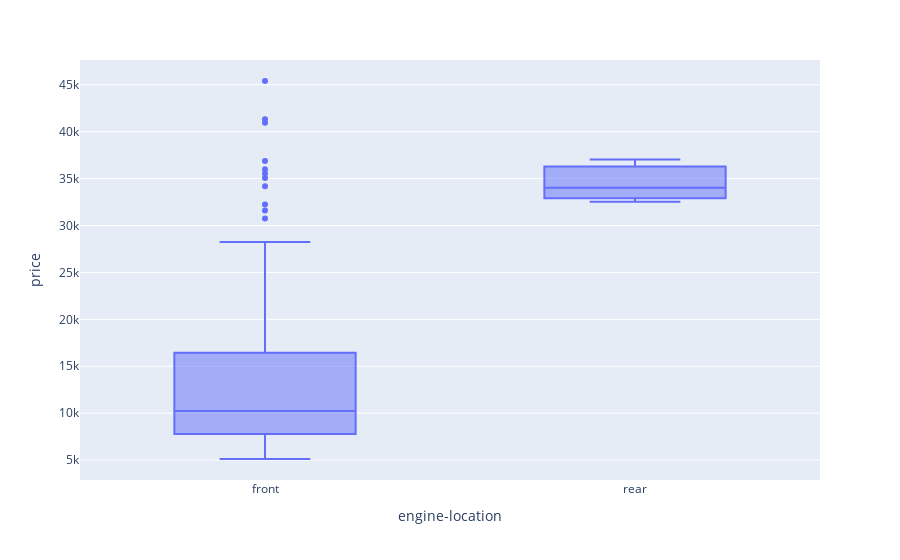

This figure's notebook cell:
### Code cell
fig = px.box(df, x='engine-location',y='price')
fig.show()

### Figure 1 — Plotly figure (JSON) as saved in the notebook; plotly's stock layout.template omitted (floating-point values rounded to 4 significant figures; data arrays with more than 128 entries replaced by an {"elided": "..."} marker saying what was removed)
{"data": [{"alignmentgroup": "True", "hovertemplate": "engine-location=%{x}<br>price=%{y}<extra></extra>", "legendgroup": "", "marker": {"color": "#636efa"}, "name": "", "notched": false, "offsetgroup": "", "orientation": "v", "showlegend": false, "type": "box", "x": {"elided": "201 str values"}, "x0": " ", "xaxis": "x", "y": {"elided": "201 int values"}, "y0": " ", "yaxis": "y"}], "layout": {"boxmode": "group", "legend": {"tracegroupgap": 0}, "margin": {"t": 60}, "xaxis": {"anchor": "y", "domain": [0, 1], "title": {"text": "engine-location"}}, "yaxis": {"anchor": "x", "domain": [0, 1], "title": {"text": "price"}}}}
